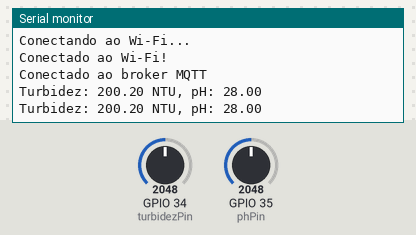
A sketch run on a simulated ESP32. Shown: the last lines printed to the serial monitor. The test bench sets the inputs (shaded band); at power-on: GPIO 34 (turbidezPin) = 2048, GPIO 35 (phPin) = 2048. WiFi joins after 1.5 s; servers stay silent unless stated; no MQTT or app messages arrive unless stated.

Above: at 3.2 s.
3.3 s: GPIO 34 (turbidezPin) set to 2866
At 4.6 s:
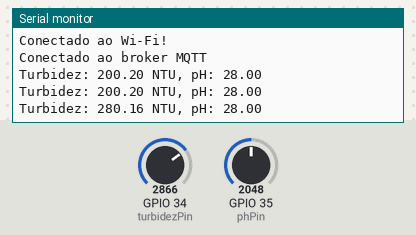
4.8 s: GPIO 35 (phPin) set to 2866
At 5.8 s:
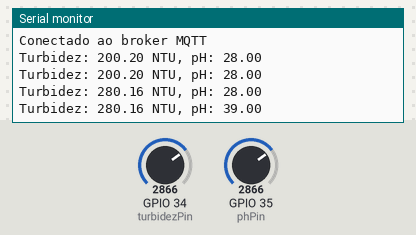
6.3 s: GPIO 34 (turbidezPin) set to 3603
At 7.4 s:
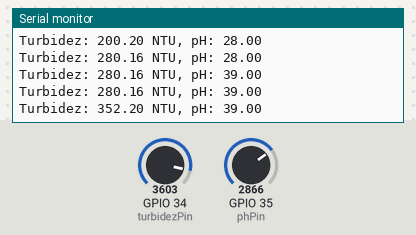
7.8 s: GPIO 35 (phPin) set to 3603
At 8.9 s:
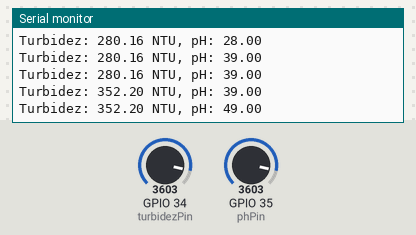
Timing chart, 0 to 10.3 s (numbered marks = the images above; inputs shaded):
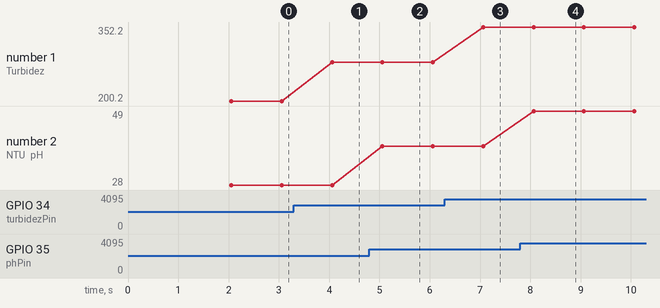

Measured:
- after the input at 3.3 s, the serial monitor: prints a new line after 0.76 s (image 1)
- after the input at 4.8 s, the serial monitor: prints a new line after 0.26 s (image 2)
- after the input at 6.3 s, the serial monitor: prints a new line after 0.76 s (image 3)
- after the input at 7.8 s, the serial monitor: prints a new line after 0.26 s (image 4)
- plotted number 1: 200.2 → 280.16 after the input at 3.3 s, 280.16 → 352.2 after the input at 6.3 s
- plotted number 2: 28 → 39 after the input at 4.8 s, 39 → 49 after the input at 7.8 s

The sketch:

sketch.ino
```cpp
#include <WiFi.h>
#include <PubSubClient.h>

// Definir as credenciais do Wi-Fi e do broker MQTT
const char* ssid = "Wokwi-GUEST";
const char* password = "";
const char* mqttServer = "broker.hivemq.com";
const int mqttPort = 1883;
const char* mqttClientId = "mqtt-mack-pub-sub";

// Pinos dos sensores
const int turbidezPin = 34;
const int phPin = 35;

WiFiClient espClient;
PubSubClient client(espClient);

void setup() {
  Serial.begin(115200);

  // Conectar ao Wi-Fi
  WiFi.begin(ssid, password);
  while (WiFi.status() != WL_CONNECTED) {
    delay(1000);
    Serial.println("Conectando ao Wi-Fi...");
  }
  Serial.println("Conectado ao Wi-Fi!");

  // Conectar ao broker MQTT
  client.setServer(mqttServer, mqttPort);
  while (!client.connected()) {
    if (client.connect(mqttClientId)) {
      Serial.println("Conectado ao broker MQTT");
    } else {
      delay(1000);
      Serial.println("Tentando conectar ao broker MQTT...");
    }
  }
}

void loop() {
  // Leitura dos sensores
  int turbidezValor = analogRead(turbidezPin);
  int phValor = analogRead(phPin);

  // Conversão dos valores
  float turbidez = (turbidezValor / 1023.0) * 100;
  float pH = map(phValor, 0, 1023, 0, 14);

  // Enviar dados via MQTT
  client.publish("TESTMACK10408854/Turbidez", String(turbidez).c_str());
  client.publish("TESTMACK10408854/pH", String(pH).c_str());

  // Imprimir valores no Serial Monitor
  Serial.print("Turbidez: ");
  Serial.print(turbidez);
  Serial.print(" NTU, pH: ");
  Serial.println(pH);

  // Manter a conexão MQTT
  client.loop();

  // Aguardar 1 segundo antes de ler novamente
  delay(1000);
}
```
